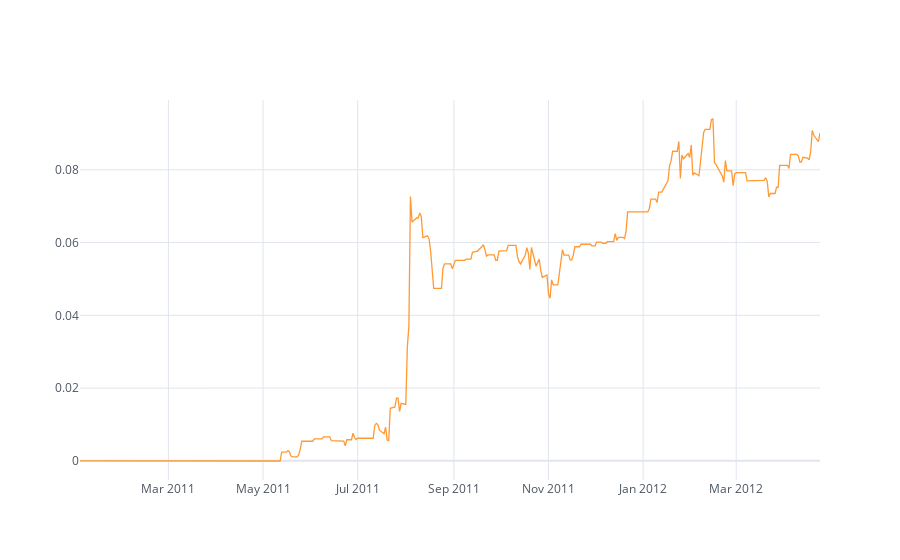

The notebook cell saved with this chart:
### Markdown cell above
## Step 2: Compute the strategy

First we will separate the calendar component, the open component and the close component from df. 

Then we will compute the __90D standard deviation of overnight returns for every individual stock__. 

We will have the following positions:

- Long if more than 0.5 movement overnight
- Short if more than -0.5 movement overnight

### Code cell
#We separate the open and close and earnings components from general df dataframe

#Creo que esta parte de juntar los tres dataframes y volverlos a separar se hace basicamente para que tengan la misma forma y se pueda comodamente relizar verificaciones booleanas de condiciones

# Calendar to boolean type
earnann=df.iloc[:, 0:(earnann.shape[1])].astype(bool)

#open and close components from general dataframe
open=df.iloc[:, (earnann.shape[1]):((earnann.shape[1])+open.shape[1])]
close=df.iloc[:, ((earnann.shape[1])+open.shape[1]):]

open.columns=stocks.iloc[0,:]
close.columns=stocks.iloc[0,:]

lookback=90

#Compute overnight returns
retC2O=(open-close.shift())/close.shift()

#Standard deviation of the overnight returns
stdC2O=retC2O.rolling(lookback).std()


#Initialize the positions array
positions=np.zeros(close.shape) 

#Getting long the ones that had a 0.5 standard deviations move and presented results
longs=  (retC2O >=  0.5*stdC2O) & earnann

#Conversely for shorts
shorts= (retC2O <= -0.5*stdC2O) & earnann

positions[longs]=1
positions[shorts]=-1


#Returns: We enter at open, we exit at close. Bad returns computing. Basically the weights or the number of stocks we have in our portfolio is not dynamically computed. The number 30 is the max number of stocks in our portfolio at any given point in time.
ret=np.sum(positions*(close-open)/open, axis=1)/30

cumret=(np.cumprod(1+ret)-1)
cumret.iplot()

print('APR=%f Sharpe=%f' % (np.prod(1+ret)**(252/len(ret))-1, np.sqrt(252)*np.mean(ret)/np.std(ret)))

### Figure 1 — Plotly figure (JSON) as saved in the notebook; plotly's stock layout.template omitted (floating-point values rounded to 4 significant figures; data arrays with more than 128 entries replaced by an {"elided": "..."} marker saying what was removed)
{"data": [{"line": {"color": "rgba(255, 153, 51, 1.0)", "dash": "solid", "shape": "linear", "width": 1.3}, "mode": "lines", "name": "None", "text": "", "x": {"elided": "330 str values"}, "y": {"elided": "330 float values"}, "type": "scatter"}], "layout": {"legend": {"bgcolor": "#FFFFFF", "font": {"color": "#4D5663"}}, "paper_bgcolor": "#FFFFFF", "plot_bgcolor": "#FFFFFF", "title": {"font": {"color": "#4D5663"}}, "xaxis": {"gridcolor": "#E1E5ED", "showgrid": true, "tickfont": {"color": "#4D5663"}, "title": {"font": {"color": "#4D5663"}, "text": ""}, "zerolinecolor": "#E1E5ED"}, "yaxis": {"gridcolor": "#E1E5ED", "showgrid": true, "tickfont": {"color": "#4D5663"}, "title": {"font": {"color": "#4D5663"}, "text": ""}, "zerolinecolor": "#E1E5ED"}}}
